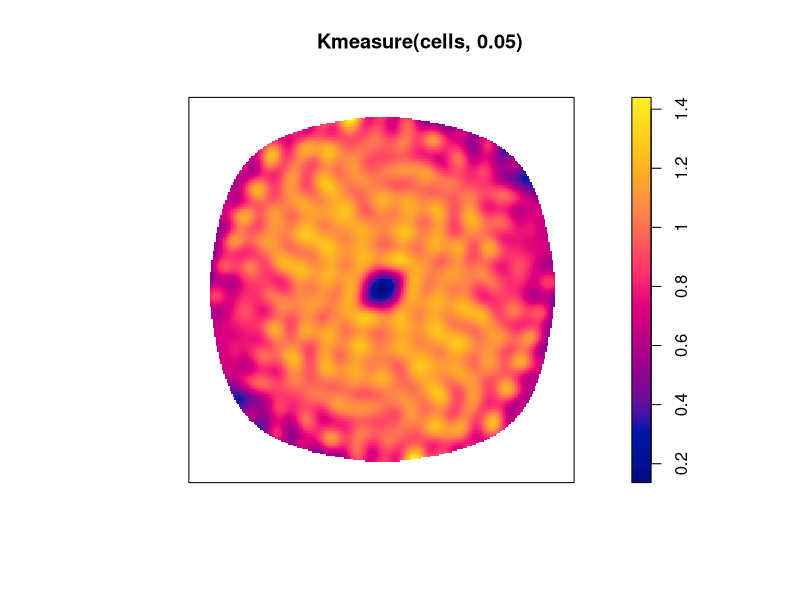
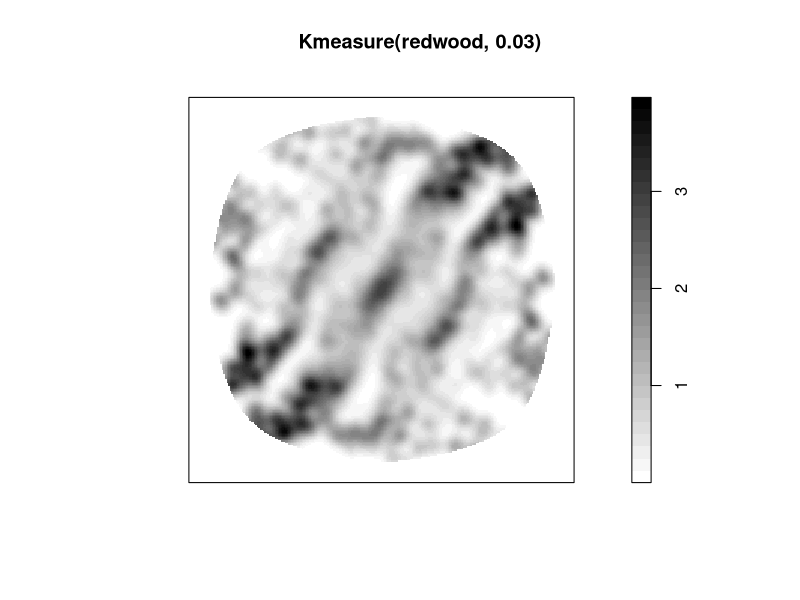

Here is the R script that generated these plots, in order:
library(spatstat)


### Name: Kmeasure
### Title: Reduced Second Moment Measure
### Aliases: Kmeasure
### Keywords: spatial nonparametric

### ** Examples

 plot(Kmeasure(cells, 0.05))
 # shows pronounced dip around origin consistent with strong inhibition
 plot(Kmeasure(redwood, 0.03), col=grey(seq(1,0,length=32)))
 # shows peaks at several places, reflecting clustering and ?periodicity
 M <- Kmeasure(cells, 0.05)
 # evaluate measure on a sector
 W <- Window(M)
 ang <- as.im(atan2, W)
 rad <- as.im(function(x,y){sqrt(x^2+y^2)}, W)
 sector <- solutionset(ang > 0 & ang < 1 & rad < 0.6)
 integral.im(M[sector, drop=FALSE])
